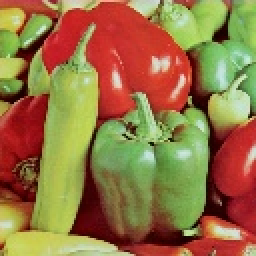
//> input picture Interpolation/smallPeppers.jpg, 128 x 128 px (shown 2 times larger)
$ ./main smallPeppers.jpg   (built with g++ and OpenCV 4)
//> lines starting //> are read from the running program, lines starting //| are printed output that depends on the picture
//> further down, original is the input picture: 128 rows x 128 cols, CV_8UC3; mean B, G, R 67.6, 116.2, 150.3
### Interpolation/interp.h
// Cagri UYSAL
// Hw #1

#include <opencv2/opencv.hpp>

using namespace cv;

Mat interpNN(const Mat &image, double scale);
Mat interpBilinear(const Mat &image, double scale);
uchar findIntensity (int row, int col, const Mat&image, double scale, int ch);

// Interpollation functions below works  for
// 3 channel BGR images !
// They can easly changed to work with grayscale images.


// interpolation using nearest neighbor method
Mat interpNN(const Mat &image, double scale)
{
//> called with scale = 4

	// scaled image
	Mat resizedImage(Size(round((double)image.cols * scale),
				round((double)image.rows * scale)),image.type(), Scalar(0));

	for(int i = 0; i < image.channels(); i++)
		for(int row = 0 ; row < resizedImage.rows ; row++)
			for(int col = 0; col < resizedImage.cols; col++)
			{
				// rounds the mapped fixel locations to
				// obtain nearest neigbor
				int inCol = round( (double) col / scale );
				int inRow = round( (double) row / scale );

				// checks out of boundries
				if(inCol >= image.cols)
					inCol = image.cols - 1;
				if(inRow >= image.rows)
					inRow = image.rows - 1;

				resizedImage.at<Vec3b>(row, col)[i] =
							image.at<Vec3b>(inRow, inCol)[i];
			}
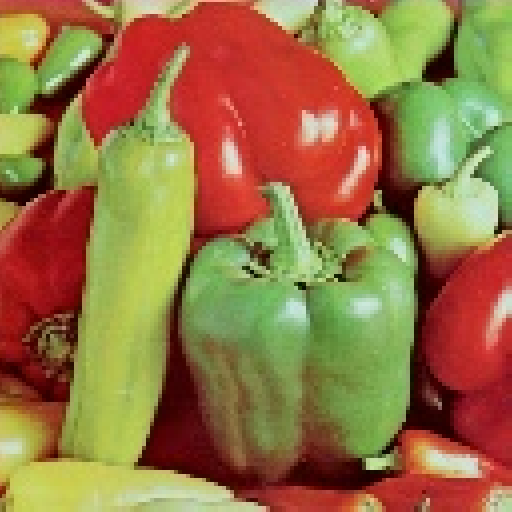
//> resizedImage: 512 rows x 512 cols, CV_8UC3; mean B, G, R 67.6, 116.2, 150.3

	return resizedImage;
}


Mat interpBilinear(const Mat &image, double scale)
{
//> called with scale = 4

	Mat resizedImage(Size(round((double)image.cols * scale),
				round((double)image.rows * scale)),image.type(), Scalar(0));

	// finds mapped pixel values for 3 channels
	// calls findIntensity function
	for(int ch = 0; ch < image.channels(); ch++)
		for(int row = 0 ; row < resizedImage.rows ; row++)
			for(int col = 0; col < resizedImage.cols; col++)
				resizedImage.at<Vec3b>(row, col)[ch] = findIntensity(row, col, image, scale, ch);
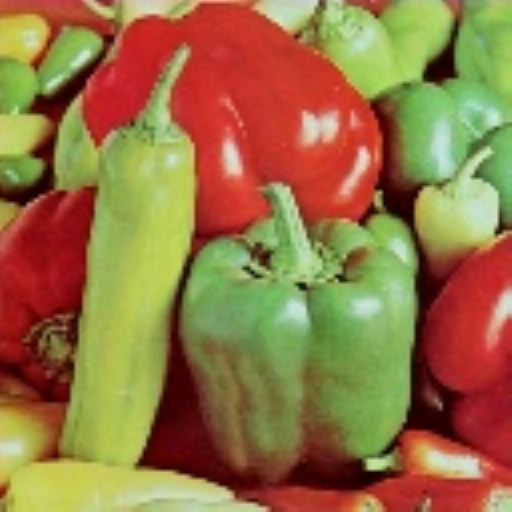
//> resizedImage: 512 rows x 512 cols, CV_8UC3; mean B, G, R 67.1, 115.7, 149.8

		return resizedImage;
}

// finds intensity value for corresponding pixel
// from given image
// uses bilinear interpolation

uchar findIntensity (int row, int col, const Mat&image, double scale ,int ch)
{
	// inverse mapping
	double exactCol = (double) col / scale;
	double exactRow = (double) row / scale;

	// check out of boundries
	if(exactCol > image.cols - 1)
		exactCol = image.cols - 1;

	if(exactRow > image.rows - 1)
		exactRow = image.rows - 1;

	// check if exactCol and exactRow is integer
	// if it is, map exact location from input image
	if(floor(exactCol) == exactCol &&
		floor(exactRow) == exactRow)
			return image.at<Vec3b>(exactRow, exactCol)[ch];

	// check if exactCol is integer
	// if it is, only vertical interpolation is enough
	if( floor(exactCol) == exactCol )
	{
	int upperRow = floor(exactRow);
	int lowerRow = ceil(exactRow);

	uchar vertical  = image.at<Vec3b>(upperRow, int(exactCol))[ch] * (lowerRow - exactRow)
		+ image.at<Vec3b>( lowerRow, int(exactCol) )[ch] * ( exactRow - upperRow);

	return vertical;
	}

	// check if exactRow is integer
	// if it is, only horizontal interpolation is enough
	if( floor(exactRow) == exactRow )
	{
	int leftCol = floor(exactCol);
	int rightCol = ceil(exactCol);

	uchar horizontal = image.at<Vec3b>(int(exactRow), leftCol)[ch] * (rightCol - exactCol)
		+ image.at<Vec3b>( int(exactRow), rightCol )[ch] * ( exactCol - leftCol);

	return horizontal;
	}

	// Else, 4 neighbor interpolation is necessary

	// nearest upper left pixel
	int upperLeftCol = floor(exactCol);
	int upperLeftRow = floor(exactRow);

	// nearest upper right pixel
	int upperRightCol = ceil(exactCol);
	int upperRightRow = floor(exactRow);

	// nearest lower left pixel
	int lowerLeftCol = floor(exactCol);
	int lowerLeftRow = ceil(exactRow);

	// nearest lower right pixel
	int lowerRightCol = ceil(exactCol);
	int lowerRightRow = ceil(exactRow);

	// upper horizontal interpolate
	uchar upperHor = image.at<Vec3b>(upperLeftRow, upperLeftCol)[ch] * (upperRightCol - exactCol)
		+ image.at<Vec3b>(upperRightRow, upperRightCol)[ch] * ( exactCol - upperLeftCol);


	// lower horizontal interpolate
	uchar lowerHor = image.at<Vec3b>(lowerLeftRow, lowerLeftCol)[ch] * (lowerRightCol - exactCol)
		+ image.at<Vec3b>(lowerRightRow, lowerRightCol)[ch] * ( exactCol - lowerLeftCol);


	// vertical interpolate
	// note that lowerLeftRow can be changed with lowerRightRow
	uchar vert = upperHor * (lowerLeftRow - exactRow) + lowerHor * (exactRow - upperLeftRow);

	return vert;
}

### Interpolation/main.cpp
#include "interp.h"

int main(int argc, char ** argv)
{
	// read as BGR!
	Mat original = imread(argv[1]);

	Mat nearest;
	Mat bilinear;

    // scale the original image by factor 4 using
    // nearest neighbor interpollation
	nearest = interpNN(original, 4);

    // scale the original image by same factor as NN
    // for comparision, this time using bilinear interpollation
	bilinear = interpBilinear(original, 4);


	imwrite("original.jpg", original);
	imwrite("nearest.jpg", nearest);
	imwrite("bilinear.jpg", bilinear);

	waitKey(0);
} // main
